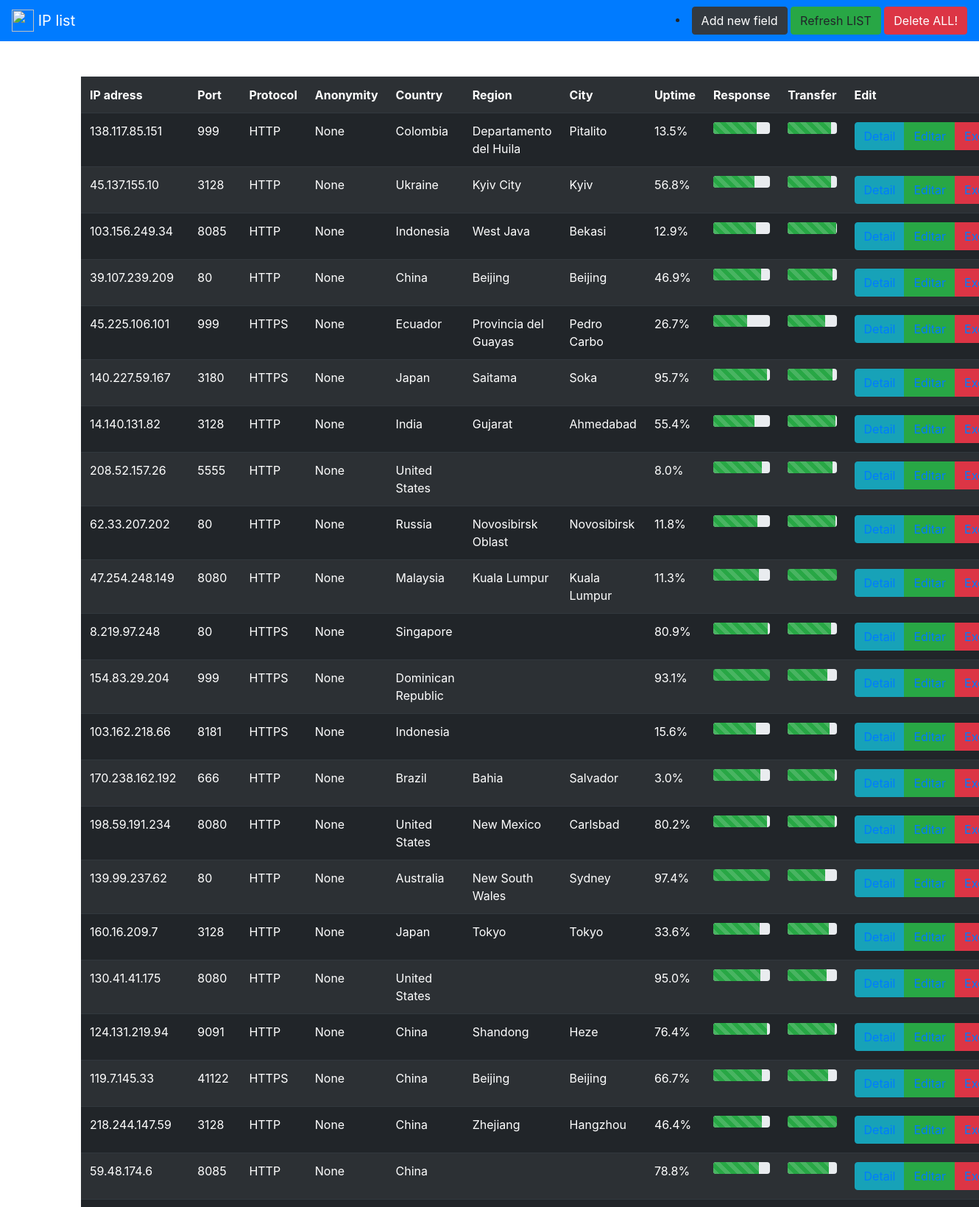
The page / (upper part) on the database its author committed.
### scrape/models.py (models this page shows, shortened)
class IPlist(models.Model):
    ipadress = models.CharField(max_length=20, null=False, blank=False)
    port = models.CharField(max_length=4, null=True)
    protocol = models.CharField(max_length=5, null=True)
    anonymity = models.CharField(max_length=10, null=True)
    country = models.CharField(max_length=30, null=True)
    region = models.CharField(max_length=30, null=True)
    city = models.CharField(max_length=30, null=True)
    uptime = models.CharField(max_length=6)
    runtime = models.CharField(max_length=4)
    transfer = models.CharField(max_length=4)
    class Meta:
        app_label = 'scrape'

### scrape/views.py (the view)
# urls.py: path('', views.IpListView.as_view(), name='index'),
class IpListView(ListView):
    model = IPlist

### templates/scrape/iplist_list.html (shortened to what this page needs)
<!DOCTYPE html>
<html lang="en">
    <head>
        <link rel="stylesheet" href="https://cdn.jsdelivr.net/npm/bootstrap@4.1.3/dist/css/bootstrap.min.css">
    </head>
    <body background = "https://wallpapertops.com/walldb/original/f/8/7/181688.jpg">
        {% block 'navbar' %}
            <nav class="navbar navbar-dark bg-primary mb-5">
                <a class="navbar-brand" href="#">
                <img src="https://seeklogo.com/images/I/IP-logo-29FAFECF90-seeklogo.com.png" width="30" height="30" class="d-inline-block align-top">
                IP list
                </a>
                <li class="nav-item dropdown">
                    <button type="button" class="btn btn-dark" value="Continue" onclick='window.location.href="{% url 'create' %}"'>Add new field</button>
                      <a class="btn btn-success"  onClick="refreshPage()">Refresh LIST</a>
                      <a class="btn btn-danger" href="{% url 'allipdelete' %}">Delete ALL!</a>
                </li>
            </nav
        {% endblock 'navbar' %}
        {% block 'table' %}
            <div>
                <div class = "container rounded-circle">
                    <table class = "table table-striped table-dark " width="50%">
                        <tbody>
                            <tr>
                            <th scope="col">IP adress</th>
                            <th scope="col">Port</th>
                            <th scope="col">Protocol</th>
                            <th scope="col">Anonymity</th>
                            <th scope="col">Country</th>
                            <th scope="col">Region</th>
                            <th scope="col">City</th>
                            <th scope="col">Uptime</th>
                            <th scope="col">Response</th>
                            <th scope="col">Transfer</th>
                            <th scope="col">Edit</th>
                            </tr>
                            {% for ip in iplist_list %}
                            <tr>
                                <td>
                                    {{ ip.ipadress }}
                                </td>
                                <td>
                                    {{ ip.port }}
                                </td>
                                <td>
                                    {{ ip.protocol }}
                                </td>
                                <td>
                                    {{ ip.anonymity }}
                                </td>
                                <td>
                                    {{ ip.country }}
                                </td>
                                <td>
                                    {{ ip.region }}
                                </td>
                                <td>
                                    {{ ip.city }}
                                </td>
                                <td>
                                    {{ ip.uptime }}%
                                </td>
                                <td>
                                    <div class="progress">
                                        <div class="progress-bar progress-bar-striped bg-success" role="progressbar" style="width: {{ ip.runtime }}%" aria-valuenow="{{ ip.runtime }}" aria-valuemin="0" aria-valuemax="100"></div>
                                    </div>
                                </td>
                                <td>
                                    <div class="progress">
                                        <div class="progress-bar progress-bar-striped bg-success" role="progressbar" style="width: {{ ip.transfer }}%" aria-valuenow="{{ ip.runtime }}" aria-valuemin="0" aria-valuemax="100"></div>
                                    </div>
                                </td>
                                <td>
                                    <div class="btn-group" role="group" aria-label="Basic mixed styles example">
                                        <button type="button" class="btn btn-info"><a href = "{{ip.id}}/detail" >Detail</a></button>
                                        <button type="button" class="btn btn-success"><a href = "{{ip.id}}/update" >Editar</a></button>
                                        <button type="button" class="btn btn-danger"><a href = "{{ip.id}}/delete" >Excluir</a></button>
                                    </div>
                                </td>
                            </tr>
                            {% endfor %}
                        </tbody>
                    </table>
                </div>
        {% endblock 'table' %}
    </body>
</html>

### rows shown on the page
IPlist: ipadress "138.117.85.151", port "999", protocol "HTTP", anonymity "None", country "Colombia", region "Departamento del Huila", city "Pitalito", uptime "13.5"
IPlist: ipadress "45.137.155.10", port "3128", protocol "HTTP", anonymity "None", country "Ukraine", region "Kyiv City", city "Kyiv", uptime "56.8"
IPlist: ipadress "103.156.249.34", port "8085", protocol "HTTP", anonymity "None", country "Indonesia", region "West Java", city "Bekasi", uptime "12.9"
IPlist: ipadress "39.107.239.209", port "80", protocol "HTTP", anonymity "None", country "China", region "Beijing", city "Beijing", uptime "46.9"
IPlist: ipadress "45.225.106.101", port "999", protocol "HTTPS", anonymity "None", country "Ecuador", region "Provincia del Guayas", city "Pedro Carbo", uptime "26.7"
IPlist: ipadress "140.227.59.167", port "3180", protocol "HTTPS", anonymity "None", country "Japan", region "Saitama", city "Soka", uptime "95.7"
IPlist: ipadress "14.140.131.82", port "3128", protocol "HTTP", anonymity "None", country "India", region "Gujarat", city "Ahmedabad", uptime "55.4"
IPlist: ipadress "208.52.157.26", port "5555", protocol "HTTP", anonymity "None", country "United States", uptime "8.0"
IPlist: ipadress "62.33.207.202", port "80", protocol "HTTP", anonymity "None", country "Russia", region "Novosibirsk Oblast", city "Novosibirsk", uptime "11.8"
IPlist: ipadress "47.254.248.149", port "8080", protocol "HTTP", anonymity "None", country "Malaysia", region "Kuala Lumpur", city "Kuala Lumpur", uptime "11.3"
IPlist: ipadress "8.219.97.248", port "80", protocol "HTTPS", anonymity "None", country "Singapore", uptime "80.9"
IPlist: ipadress "154.83.29.204", port "999", protocol "HTTPS", anonymity "None", country "Dominican Republic", uptime "93.1"
IPlist: ipadress "103.162.218.66", port "8181", protocol "HTTPS", anonymity "None", country "Indonesia", uptime "15.6"
IPlist: ipadress "170.238.162.192", port "666", protocol "HTTP", anonymity "None", country "Brazil", region "Bahia", city "Salvador", uptime "3.0"
IPlist: ipadress "198.59.191.234", port "8080", protocol "HTTP", anonymity "None", country "United States", region "New Mexico", city "Carlsbad", uptime "80.2"
IPlist: ipadress "139.99.237.62", port "80", protocol "HTTP", anonymity "None", country "Australia", region "New South Wales", city "Sydney", uptime "97.4"
IPlist: ipadress "160.16.209.7", port "3128", protocol "HTTP", anonymity "None", country "Japan", region "Tokyo", city "Tokyo", uptime "33.6"
IPlist: ipadress "130.41.41.175", port "8080", protocol "HTTP", anonymity "None", country "United States", uptime "95.0"
IPlist: ipadress "124.131.219.94", port "9091", protocol "HTTP", anonymity "None", country "China", region "Shandong", city "Heze", uptime "76.4"
IPlist: ipadress "119.7.145.33", port "41122", protocol "HTTPS", anonymity "None", country "China", region "Beijing", city "Beijing", uptime "66.7"
IPlist: ipadress "218.244.147.59", port "3128", protocol "HTTP", anonymity "None", country "China", region "Zhejiang", city "Hangzhou", uptime "46.4"
IPlist: ipadress "59.48.174.6", port "8085", protocol "HTTP", anonymity "None", country "China", uptime "78.8"
